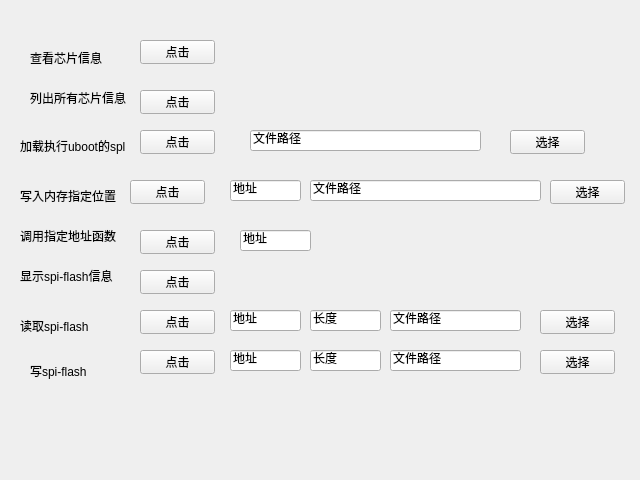
<?xml version="1.0" encoding="UTF-8"?>
<ui version="4.0">
 <class>Form</class>
 <widget class="QWidget" name="Form">
  <property name="geometry">
   <rect>
    <x>0</x>
    <y>0</y>
    <width>640</width>
    <height>480</height>
   </rect>
  </property>
  <property name="windowTitle">
   <string>Form</string>
  </property>
  <widget class="QPushButton" name="btn_ver">
   <property name="geometry">
    <rect>
     <x>140</x>
     <y>40</y>
     <width>75</width>
     <height>24</height>
    </rect>
   </property>
   <property name="text">
    <string>点击</string>
   </property>
  </widget>
  <widget class="QPushButton" name="btn_list">
   <property name="geometry">
    <rect>
     <x>140</x>
     <y>90</y>
     <width>75</width>
     <height>24</height>
    </rect>
   </property>
   <property name="text">
    <string>点击</string>
   </property>
  </widget>
  <widget class="QPushButton" name="btn_spl">
   <property name="geometry">
    <rect>
     <x>140</x>
     <y>130</y>
     <width>75</width>
     <height>24</height>
    </rect>
   </property>
   <property name="text">
    <string>点击</string>
   </property>
  </widget>
  <widget class="QLabel" name="label">
   <property name="geometry">
    <rect>
     <x>30</x>
     <y>50</y>
     <width>101</width>
     <height>16</height>
    </rect>
   </property>
   <property name="text">
    <string>查看芯片信息</string>
   </property>
  </widget>
  <widget class="QLabel" name="label_2">
   <property name="geometry">
    <rect>
     <x>30</x>
     <y>90</y>
     <width>101</width>
     <height>16</height>
    </rect>
   </property>
   <property name="text">
    <string>列出所有芯片信息</string>
   </property>
  </widget>
  <widget class="QLabel" name="label_3">
   <property name="geometry">
    <rect>
     <x>20</x>
     <y>130</y>
     <width>131</width>
     <height>31</height>
    </rect>
   </property>
   <property name="text">
    <string>加载执行uboot的spl</string>
   </property>
  </widget>
  <widget class="QLabel" name="label_4">
   <property name="geometry">
    <rect>
     <x>20</x>
     <y>180</y>
     <width>131</width>
     <height>31</height>
    </rect>
   </property>
   <property name="text">
    <string>写入内存指定位置</string>
   </property>
  </widget>
  <widget class="QLabel" name="label_5">
   <property name="geometry">
    <rect>
     <x>20</x>
     <y>220</y>
     <width>131</width>
     <height>31</height>
    </rect>
   </property>
   <property name="text">
    <string>调用指定地址函数</string>
   </property>
  </widget>
  <widget class="QLabel" name="label_6">
   <property name="geometry">
    <rect>
     <x>20</x>
     <y>260</y>
     <width>131</width>
     <height>31</height>
    </rect>
   </property>
   <property name="text">
    <string>显示spi-flash信息</string>
   </property>
  </widget>
  <widget class="QLabel" name="label_7">
   <property name="geometry">
    <rect>
     <x>20</x>
     <y>310</y>
     <width>81</width>
     <height>31</height>
    </rect>
   </property>
   <property name="text">
    <string>读取spi-flash</string>
   </property>
  </widget>
  <widget class="QLabel" name="label_8">
   <property name="geometry">
    <rect>
     <x>30</x>
     <y>360</y>
     <width>81</width>
     <height>21</height>
    </rect>
   </property>
   <property name="text">
    <string>写spi-flash</string>
   </property>
  </widget>
  <widget class="QPushButton" name="btn_write">
   <property name="geometry">
    <rect>
     <x>130</x>
     <y>180</y>
     <width>75</width>
     <height>24</height>
    </rect>
   </property>
   <property name="text">
    <string>点击</string>
   </property>
  </widget>
  <widget class="QPushButton" name="btn_exec">
   <property name="geometry">
    <rect>
     <x>140</x>
     <y>230</y>
     <width>75</width>
     <height>24</height>
    </rect>
   </property>
   <property name="text">
    <string>点击</string>
   </property>
  </widget>
  <widget class="QPushButton" name="btn_spiflash_info">
   <property name="geometry">
    <rect>
     <x>140</x>
     <y>270</y>
     <width>75</width>
     <height>24</height>
    </rect>
   </property>
   <property name="text">
    <string>点击</string>
   </property>
  </widget>
  <widget class="QPushButton" name="btn_spiflash_read">
   <property name="geometry">
    <rect>
     <x>140</x>
     <y>310</y>
     <width>75</width>
     <height>24</height>
    </rect>
   </property>
   <property name="text">
    <string>点击</string>
   </property>
  </widget>
  <widget class="QPushButton" name="btn_spiflash_write">
   <property name="geometry">
    <rect>
     <x>140</x>
     <y>350</y>
     <width>75</width>
     <height>24</height>
    </rect>
   </property>
   <property name="text">
    <string>点击</string>
   </property>
  </widget>
  <widget class="QLineEdit" name="lineEdit">
   <property name="geometry">
    <rect>
     <x>250</x>
     <y>130</y>
     <width>231</width>
     <height>21</height>
    </rect>
   </property>
   <property name="text">
    <string>文件路径</string>
   </property>
  </widget>
  <widget class="QPushButton" name="pushButton">
   <property name="geometry">
    <rect>
     <x>510</x>
     <y>130</y>
     <width>75</width>
     <height>24</height>
    </rect>
   </property>
   <property name="text">
    <string>选择</string>
   </property>
  </widget>
  <widget class="QLineEdit" name="lineEdit_2">
   <property name="geometry">
    <rect>
     <x>230</x>
     <y>180</y>
     <width>71</width>
     <height>21</height>
    </rect>
   </property>
   <property name="text">
    <string>地址</string>
   </property>
  </widget>
  <widget class="QLineEdit" name="lineEdit_3">
   <property name="geometry">
    <rect>
     <x>310</x>
     <y>180</y>
     <width>231</width>
     <height>21</height>
    </rect>
   </property>
   <property name="text">
    <string>文件路径</string>
   </property>
  </widget>
  <widget class="QPushButton" name="pushButton_2">
   <property name="geometry">
    <rect>
     <x>550</x>
     <y>180</y>
     <width>75</width>
     <height>24</height>
    </rect>
   </property>
   <property name="text">
    <string>选择</string>
   </property>
  </widget>
  <widget class="QLineEdit" name="lineEdit_4">
   <property name="geometry">
    <rect>
     <x>240</x>
     <y>230</y>
     <width>71</width>
     <height>21</height>
    </rect>
   </property>
   <property name="text">
    <string>地址</string>
   </property>
  </widget>
  <widget class="QLineEdit" name="lineEdit_5">
   <property name="geometry">
    <rect>
     <x>230</x>
     <y>310</y>
     <width>71</width>
     <height>21</height>
    </rect>
   </property>
   <property name="text">
    <string>地址</string>
   </property>
  </widget>
  <widget class="QLineEdit" name="lineEdit_6">
   <property name="geometry">
    <rect>
     <x>310</x>
     <y>310</y>
     <width>71</width>
     <height>21</height>
    </rect>
   </property>
   <property name="text">
    <string>长度</string>
   </property>
  </widget>
  <widget class="QLineEdit" name="lineEdit_7">
   <property name="geometry">
    <rect>
     <x>390</x>
     <y>310</y>
     <width>131</width>
     <height>21</height>
    </rect>
   </property>
   <property name="text">
    <string>文件路径</string>
   </property>
  </widget>
  <widget class="QPushButton" name="pushButton_3">
   <property name="geometry">
    <rect>
     <x>540</x>
     <y>310</y>
     <width>75</width>
     <height>24</height>
    </rect>
   </property>
   <property name="text">
    <string>选择</string>
   </property>
  </widget>
  <widget class="QLineEdit" name="lineEdit_8">
   <property name="geometry">
    <rect>
     <x>230</x>
     <y>350</y>
     <width>71</width>
     <height>21</height>
    </rect>
   </property>
   <property name="text">
    <string>地址</string>
   </property>
  </widget>
  <widget class="QLineEdit" name="lineEdit_9">
   <property name="geometry">
    <rect>
     <x>390</x>
     <y>350</y>
     <width>131</width>
     <height>21</height>
    </rect>
   </property>
   <property name="text">
    <string>文件路径</string>
   </property>
  </widget>
  <widget class="QLineEdit" name="lineEdit_10">
   <property name="geometry">
    <rect>
     <x>310</x>
     <y>350</y>
     <width>71</width>
     <height>21</height>
    </rect>
   </property>
   <property name="text">
    <string>长度</string>
   </property>
  </widget>
  <widget class="QPushButton" name="pushButton_4">
   <property name="geometry">
    <rect>
     <x>540</x>
     <y>350</y>
     <width>75</width>
     <height>24</height>
    </rect>
   </property>
   <property name="text">
    <string>选择</string>
   </property>
  </widget>
 </widget>
 <resources/>
 <connections/>
</ui>
